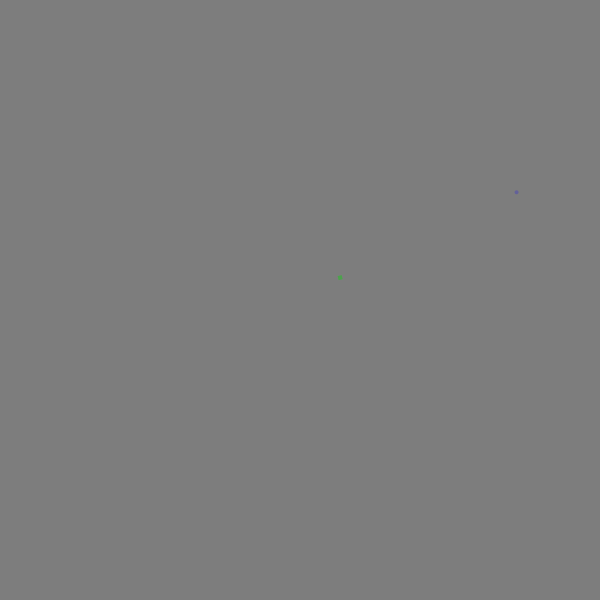
Frame 1 (no input)
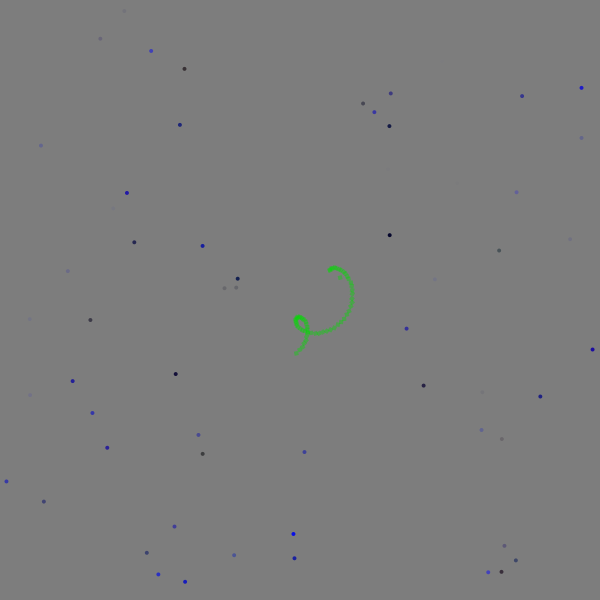
Frame 60 (the mouse pressed at the canvas centre just before this capture)
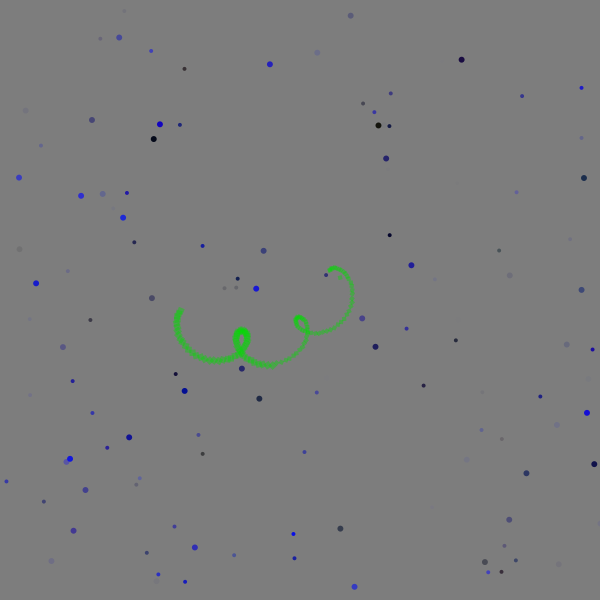
Frame 120 (the mouse held since frame 60 and released just before this capture)

The Processing sketch that drew these frames (run headless with seeded random() and noise(); from frame 60 on, the mouse is pressed at the canvas centre):

// Processing sketch: processing_159807
// ── processing_159807.pde

// Example 4-7: Filling variables with random values

float e;
float g;
float b;
float a;

float diam;
float x;
float y;
float t;
float p;

int count;
int state;
int cx = 250;
int cy = 250;
int r =100;



void setup() {
  size(600,600);
  background(125);
  count = 0;
  state = 2;
  p=0;
  //rectMode(TOP);
  ellipseMode(LEFT);
  smooth();    
}

void draw() {
  e = random(20);
  g = random(25);
  b = random(255);
  a = random(255);
  //diam = random(20);
  x = random(width);
  y = random(height);
  
  //noStroke();
  fill(e,g,b,a);
  diam = state * 2;
  //ellipse(width/2,height/2,diam,diam);
  
  noStroke();
  fill(e,g,b,a);
  ellipse(x,y,diam,diam);
     count++;
  if(count > 65){
    count = 0;
    state++;
    if(state > 150){
       state = 1;
       background(150);
     }
   }
      
  float t = millis()/1000.0f;
  int x = (int)(cx+r*cos(t));
  int y = (int)(cy+r*sin(t));
  
  p = state * 2.1;
  pushMatrix();
  fill(0,220,0,100);
  translate(x,y);
  rotate(t*10);
  rect(10,10,p,p);
  popMatrix();


}
